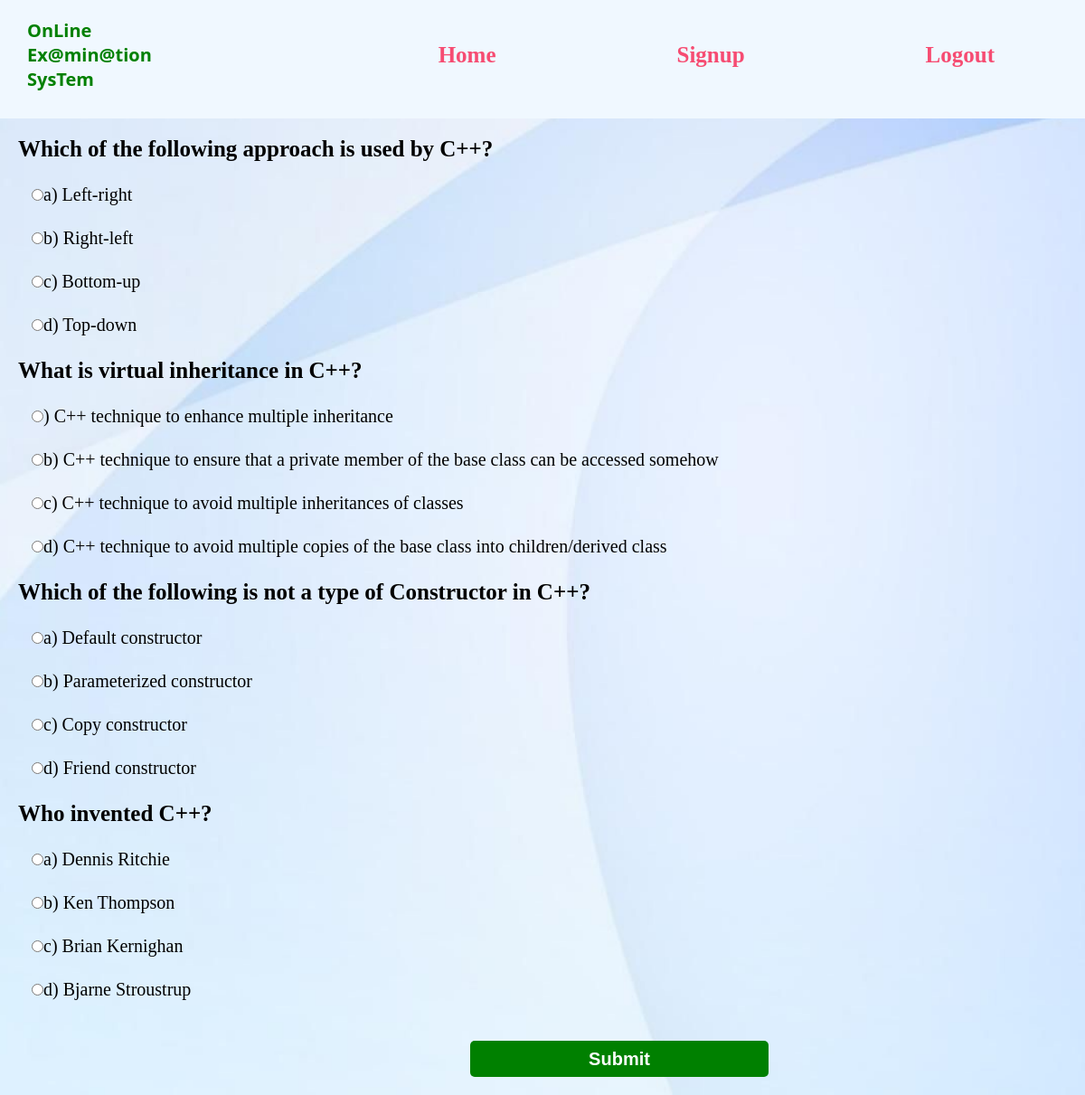
Screenshot of /ots/test-paper?n=4 with the database file from the repository.
### ots/models.py (models this page shows)
class Question(models.Model):
    q_id=models.BigAutoField(primary_key=True,auto_created=True)
    que=models.TextField()
    a=models.CharField(max_length=255)
    b=models.CharField(max_length=255)
    c=models.CharField(max_length=255)
    d=models.CharField(max_length=255)
    ans=models.CharField(max_length=2)

### ots/views.py (the view)
# urls.py: path('test-paper',testPaper,name="testpaper"),
def testPaper(request):
   if 'name' not in request.session.keys():
       res= HttpResponseRedirect("login")
   n=int(request.GET['n'])
   question_pool=list(Question.objects.all())
   random.shuffle(question_pool)
   questions_list=question_pool[:n]
   context={'questions':questions_list}
   res= render(request,"test_paper.html",context)
   return res

### ots/templates/test_paper.html (shortened to what this page needs)
{% load static %}
<!DOCTYPE html>
<html lang="en">
<head>
</head>
<body>
    <section id="header">
        <p class="logo">OnLine <br>Ex@min@tion<br> SysTem</p>
        <ul id="navbar">
            <li><a href="{%url 'ots:welcome' %}">Home</a>
            <li><a href="{%url 'ots:registrationForm' %}">Signup</a>
            <li><a href="{%url 'ots:logout' %}">Logout</a>
            </ul>
        </section>
  <form action="{%url 'ots:calculate_test' %}" method="post">
    <div class="qu">
    {%for question in questions%}
    <div class="question">
        <input type="hidden" value="{{question.q_id}}" name="qno{{question.q_id}}" class="qu">{{question.que}}
    </div>
        <div class="options">
        <input type="radio" name="q{{question.q_id}}" value="a">{{question.a}}</div>
        <div class="options"><input type="radio" name="q{{question.q_id}}" value="b">{{question.b}}</div>
        <div class="options"><input type="radio" name="q{{question.q_id}}" value="c">{{question.c}}</div>
        <div class="options"><input type="radio" name="q{{question.q_id}}" value="d">{{question.d}}
    </div>
    {%endfor%}
</div>
    <div class="bt"><input type="submit" value="Submit" class="but"></div>
  </form>

### ots/templates/test_paper.html (style rules this page uses)
* { margin: 0; box-sizing: border-box; }
#header { display: flex; align-items: center; justify-content: space-between; padding-left: 0px ; padding-top: 20px; padding-bottom: 30px; background-color: aliceblue; box-shadow: 0 5px 15 px regba(0,0,0,0.6); z-index: 999; position: sticky; top:0; left:0; }
#navbar { display: flex; align-items: center; justify-content: center; }
#navbar li { text-decoration: none; list-style: none; padding: 0 100px; }
#navbar li a { display: flex; text-decoration: none; font-size: 25px; font-weight: 600; color: #f64C72; transition: 0.3s ease; }
.logo { font-family: 'Segoe UI', Tahoma, Geneva, Verdana, sans-serif; font-weight: bold; font-size: 20px; margin-left: 30px; color: green; }
body { background-image: url("/static/bg3.jpg"); min-height: 100vh; background-position: center; background-repeat: no-repeat; background-size: cover; }
.options { font-size: 20px; margin: 25px; margin-left: 35px; }
.question { margin: 20px; font-size: 25px; font-weight: bold; }
.bt { padding: 20px; margin-left: 500px; }
.but { height:40px; width: 50%; background-color:green; color: white; font-weight: bold; font-size: 20px; border: none; outline: none; border-radius: 5px; }

### rows the page displays
Question: que "Which of the following approach is used by C++?", a "a) Left-right", b "b) Right-left", c "c) Bottom-up", d "d) Top-down"
Question: que "What is virtual inheritance in C++?", a ") C++ technique to enhance multiple inheritance", b "b) C++ technique to ensure that a private member of the base class can be accessed somehow", c "c) C++ technique to avoid multiple inheritances of classes", d "d) C++ technique to avoid multiple copies of the base class into children/derived class"
Question: que "Which of the following is not a type of Constructor in C++?", a "a) Default constructor", b "b) Parameterized constructor", c "c) Copy constructor", d "d) Friend constructor"
Question: que "Who invented C++?", a "a) Dennis Ritchie", b "b) Ken Thompson", c "c) Brian Kernighan", d "d) Bjarne Stroustrup"
